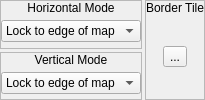
          <widget class="QWidget" name="widget_24" native="true">
           <property name="sizePolicy">
            <sizepolicy hsizetype="Preferred" vsizetype="Fixed">
             <horstretch>0</horstretch>
             <verstretch>0</verstretch>
            </sizepolicy>
           </property>
           <layout class="QHBoxLayout" name="horizontalLayout_16">
            <property name="spacing">
             <number>3</number>
            </property>
            <property name="margin">
             <number>0</number>
            </property>
            <item>
             <widget class="QWidget" name="widget_25" native="true">
              <layout class="QVBoxLayout" name="verticalLayout_22">
               <property name="spacing">
                <number>3</number>
               </property>
               <property name="margin">
                <number>0</number>
               </property>
               <item>
                <widget class="QFrame" name="frame_6">
                 <property name="frameShape">
                  <enum>QFrame::StyledPanel</enum>
                 </property>
                 <property name="frameShadow">
                  <enum>QFrame::Raised</enum>
                 </property>
                 <layout class="QVBoxLayout" name="verticalLayout_20">
                  <property name="spacing">
                   <number>0</number>
                  </property>
                  <property name="margin">
                   <number>0</number>
                  </property>
                  <item>
                   <widget class="QLabel" name="label">
                    <property name="sizePolicy">
                     <sizepolicy hsizetype="Preferred" vsizetype="Fixed">
                      <horstretch>0</horstretch>
                      <verstretch>0</verstretch>
                     </sizepolicy>
                    </property>
                    <property name="text">
                     <string>Horizontal Mode</string>
                    </property>
                    <property name="alignment">
                     <set>Qt::AlignCenter</set>
                    </property>
                   </widget>
                  </item>
                  <item>
                   <widget class="QWidget" name="widget_23" native="true">
                    <layout class="QHBoxLayout" name="horizontalLayout_13">
                     <property name="spacing">
                      <number>0</number>
                     </property>
                     <property name="margin">
                      <number>0</number>
                     </property>
                     <item>
                      <widget class="QComboBox" name="cboxHorizontalMode">
                       <item>
                        <property name="text">
                         <string>Lock to edge of map</string>
                        </property>
                       </item>
                       <item>
                        <property name="text">
                         <string>Fill with border tile</string>
                        </property>
                       </item>
                       <item>
                        <property name="text">
                         <string>Wrap around map</string>
                        </property>
                       </item>
                      </widget>
                     </item>
                    </layout>
                   </widget>
                  </item>
                 </layout>
                </widget>
               </item>
               <item>
                <widget class="QFrame" name="frame_15">
                 <property name="frameShape">
                  <enum>QFrame::StyledPanel</enum>
                 </property>
                 <property name="frameShadow">
                  <enum>QFrame::Raised</enum>
                 </property>
                 <layout class="QVBoxLayout" name="verticalLayout_21">
                  <property name="spacing">
                   <number>0</number>
                  </property>
                  <property name="margin">
                   <number>0</number>
                  </property>
                  <item>
                   <widget class="QLabel" name="label_2">
                    <property name="sizePolicy">
                     <sizepolicy hsizetype="Preferred" vsizetype="Fixed">
                      <horstretch>0</horstretch>
                      <verstretch>0</verstretch>
                     </sizepolicy>
                    </property>
                    <property name="text">
                     <string>Vertical Mode</string>
                    </property>
                    <property name="alignment">
                     <set>Qt::AlignCenter</set>
                    </property>
                   </widget>
                  </item>
                  <item>
                   <widget class="QWidget" name="widget_26" native="true">
                    <layout class="QHBoxLayout" name="horizontalLayout_14">
                     <property name="spacing">
                      <number>0</number>
                     </property>
                     <property name="margin">
                      <number>0</number>
                     </property>
                     <item>
                      <widget class="QComboBox" name="cboxVerticalMode">
                       <item>
                        <property name="text">
                         <string>Lock to edge of map</string>
                        </property>
                       </item>
                       <item>
                        <property name="text">
                         <string>Fill with border tile</string>
                        </property>
                       </item>
                       <item>
                        <property name="text">
                         <string>Wrap around map</string>
                        </property>
                       </item>
                      </widget>
                     </item>
                    </layout>
                   </widget>
                  </item>
                 </layout>
                </widget>
               </item>
              </layout>
             </widget>
            </item>
            <item>
             <widget class="QFrame" name="frame_16">
              <property name="sizePolicy">
               <sizepolicy hsizetype="Fixed" vsizetype="Preferred">
                <horstretch>0</horstretch>
                <verstretch>0</verstretch>
               </sizepolicy>
              </property>
              <property name="frameShape">
               <enum>QFrame::StyledPanel</enum>
              </property>
              <property name="frameShadow">
               <enum>QFrame::Raised</enum>
              </property>
              <layout class="QVBoxLayout" name="verticalLayout_23">
               <property name="spacing">
                <number>0</number>
               </property>
               <property name="margin">
                <number>0</number>
               </property>
               <item>
                <widget class="QLabel" name="label_5">
                 <property name="sizePolicy">
                  <sizepolicy hsizetype="Preferred" vsizetype="Fixed">
                   <horstretch>0</horstretch>
                   <verstretch>0</verstretch>
                  </sizepolicy>
                 </property>
                 <property name="text">
                  <string>Border Tile</string>
                 </property>
                 <property name="alignment">
                  <set>Qt::AlignCenter</set>
                 </property>
                </widget>
               </item>
               <item>
                <widget class="QWidget" name="widget_29" native="true">
                 <layout class="QHBoxLayout" name="horizontalLayout_17">
                  <property name="spacing">
                   <number>0</number>
                  </property>
                  <property name="margin">
                   <number>0</number>
                  </property>
                  <item>
                   <widget class="TileButton" name="bBorderTile">
                    <property name="text">
                     <string>...</string>
                    </property>
                    <property name="icon">
                     <iconset resource="gui_icons.qrc">
                      <normaloff>:/icons/addtile.png</normaloff>:/icons/addtile.png</iconset>
                    </property>
                    <property name="iconSize">
                     <size>
                      <width>32</width>
                      <height>32</height>
                     </size>
                    </property>
                   </widget>
                  </item>
                 </layout>
                </widget>
               </item>
              </layout>
             </widget>
            </item>
           </layout>
          </widget>
